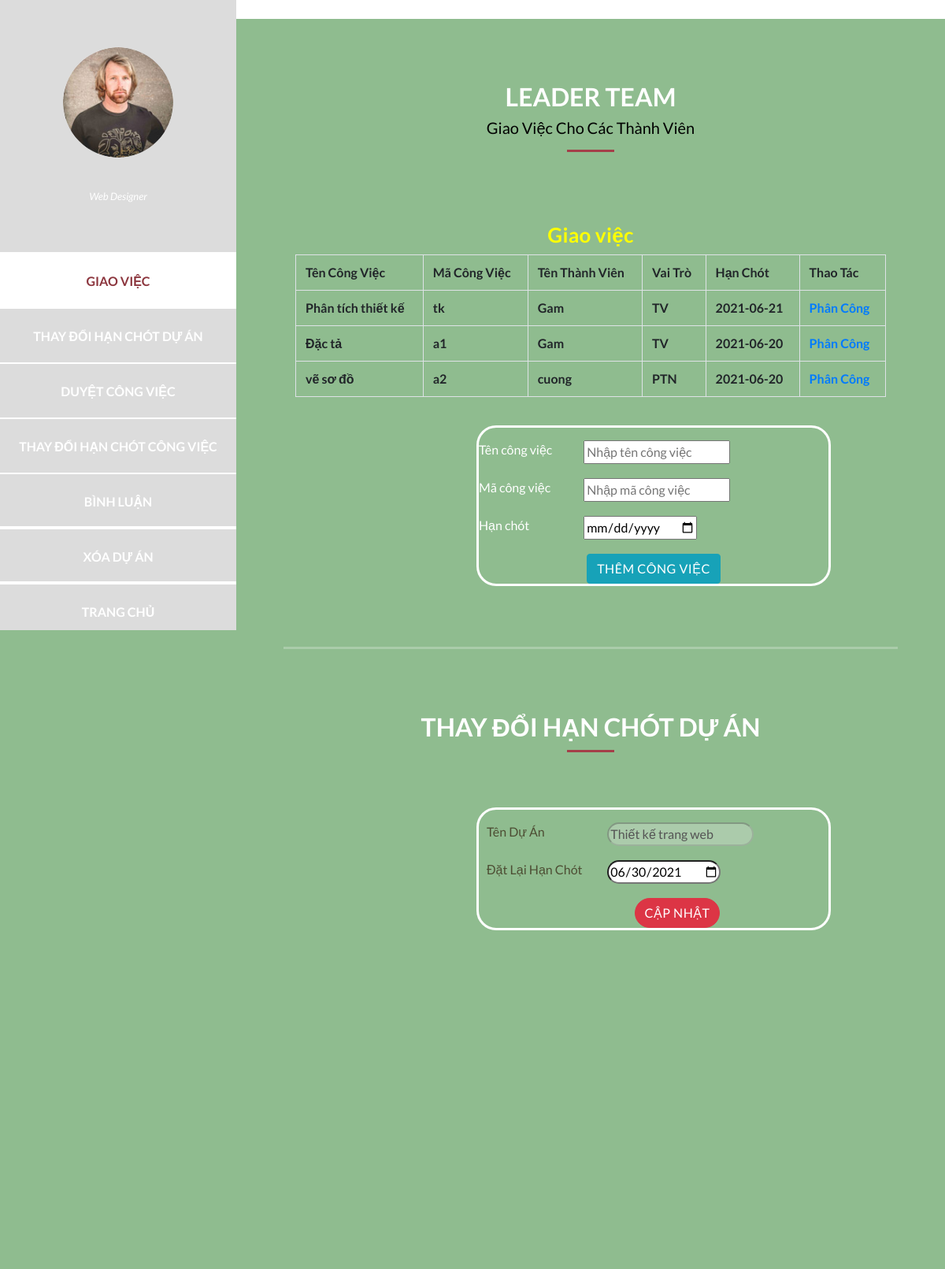
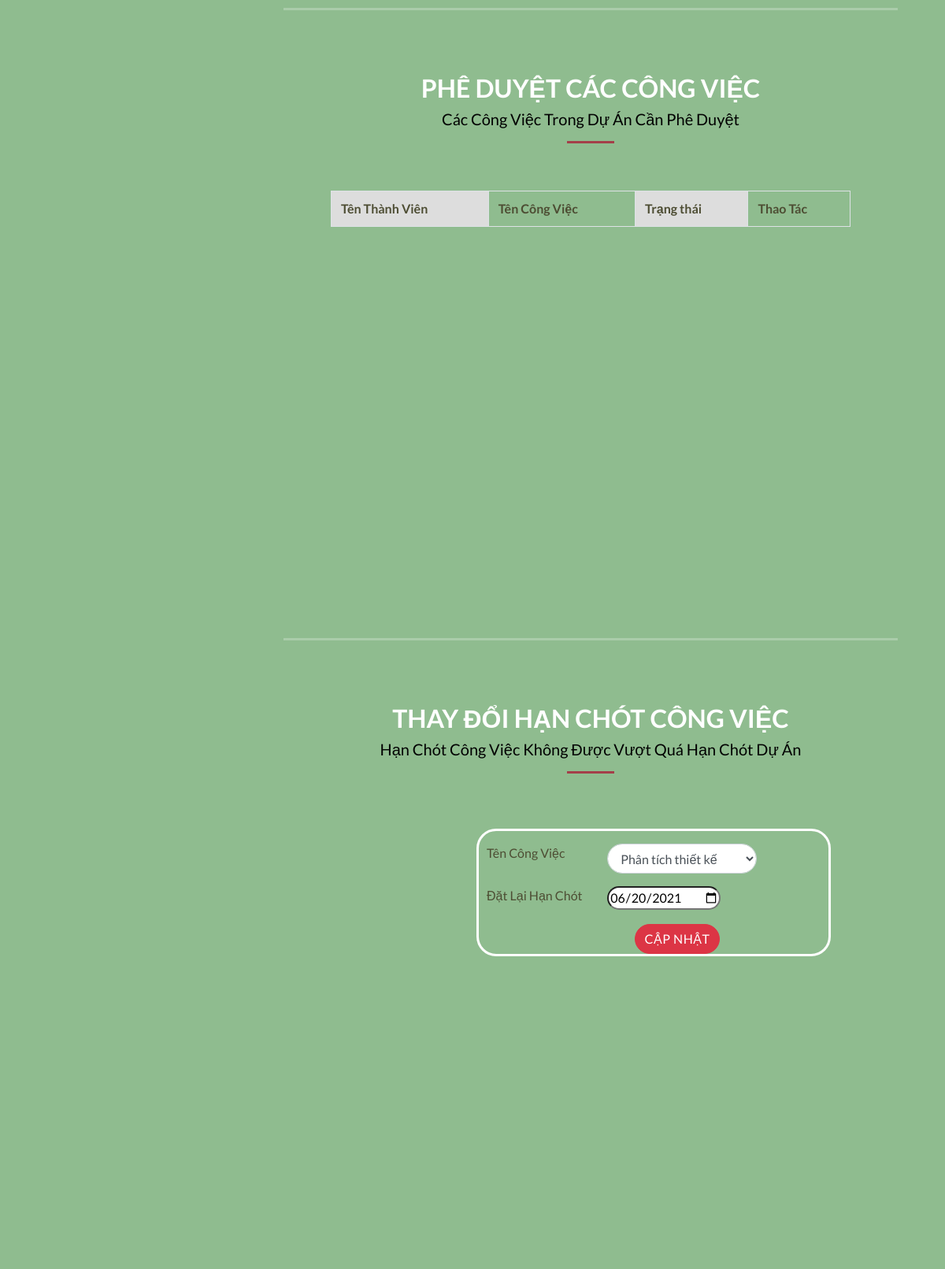
The page /QLDA_TN.php?id=DA1 (upper part) on the database its author committed (2 pictures, top to bottom).
### tables this page shows
CREATE TABLE `phancong` (
  `STT` int(11) NOT NULL,
  `PC_MaDuAn` varchar(50) NOT NULL,
  `PC_MaTTCN` varchar(50) DEFAULT NULL,
  `PC_MaCongViec` varchar(50) DEFAULT NULL,
  `PC_TrangThai` varchar(50) NOT NULL,
  `PC_MaVaiTro` varchar(50) DEFAULT NULL,
  `PC_HanChot` date NOT NULL
);

CREATE TABLE `congviec` (
  `CV_MaCongViec` varchar(50) NOT NULL,
  `CV_TenCongViec` text NOT NULL
);

CREATE TABLE `thongtincanhan` (
  `TTCN_MaTTCN` varchar(50) NOT NULL,
  `TTCN__TenDN` varchar(50) NOT NULL,
  `TTCN__Email` varchar(50) NOT NULL,
  `TTCN__Sdt` int(10) NOT NULL,
  `TTCN__GioiTinh` bit(10) NOT NULL,
  `TTCN__MK` varchar(10) NOT NULL
);

CREATE TABLE `duan` (
  `DA_MaDuAn` varchar(50) NOT NULL,
  `DA_TenDuAn` text NOT NULL,
  `DA_HanChotDA` date NOT NULL
);

### QLDA_TN.php (the view, shortened to what this page needs)
<?php
$servername = "localhost";
$username = "root";
$password = "";
$dbname = "quanliduan";
$id = $_GET['id'];
$conn = new mysqli($servername, $username, $password, $dbname);
$thongtincongviec = $conn->query("SELECT * FROM phancong p
                          join congviec c ON p.PC_MaCongViec = c.CV_MaCongViec
                          -- join thongtincanhan t ON p.PC_MaTTCN = t.TTCN_MaTTCN
                          WHERE PC_MaDuAn = '$id'");
$duan = $conn->query("SELECT * FROM duan join phancong on duan.DA_MaDuAn = phancong.PC_MaDuAn WHERE DA_MaDuAn LIKE '$id'");
$ketqua = $duan->fetch_assoc();
$congviec = $conn->query("SELECT * FROM congviec join phancong on congviec.CV_MaCongViec = phancong.PC_MaCongViec WHERE PC_MaDuAn = '$id'");
?>
<!DOCTYPE html>
<html lang="en">
<head>
  <link href="vendor/bootstrap/css/bootstrap.min.css" rel="stylesheet" />
  <link rel="stylesheet" href="assets/css/fontawesome.css" />
  <link rel="stylesheet" href="assets/css/templatemo-style.css" />
  <link rel="stylesheet" href="assets/css/owl.css" />
  <link rel="stylesheet" href="assets/css/lightbox.css" />
</head>
<body>
  <div id="page-wraper">
    <div class="responsive-nav">
      <div id="menu" class="menu" style="background: #DCDCDC;">
        <div class="container">
          <div class="image"><a href="#"><img src="assets/images/author-image.jpg" alt=""/></a></div>
            <div class="author-content">
              <span>Web Designer</span>
            </div>
            <nav class="main-nav" role="navigation">
                <ul class="main-menu">
                  <li><a href="#section1">GIAO VIỆC</a></li>
                  <li><a href="#section2">THAY ĐỔI HẠN CHÓT DỰ ÁN</a></li>
                  <li><a href="#section3">DUYỆT CÔNG VIỆC</a></li>
                  <li><a href="#section4">THAY ĐỔI HẠN CHÓT CÔNG VIỆC</a></li>
                  <li><a href="#section5">BÌNH LUẬN</a></li>
                </ul>
                <ul class="nospace inline pushright">
                  <li><a href="./QLDA_TN.php?id=<?php echo $_GET['id']?>&action=xoa&vt=<?php echo "TN"?>">XÓA DỰ ÁN</a></li>
              </ul>
                <ul class="nospace inline pushright">
                  <li><a href="./first.php">TRANG CHỦ</a></li>
                </ul>
            </nav>
        </div>
      </div>
    </div>
    <section class="section about-me" data-section="section1">
      <div class="container">
            <div class="section-heading">
              <h2 style="color: White;" >LEADER TEAM</h2>
              <p style="font-size: 20px;">Giao Việc Cho Các Thành Viên</p>
              <div class="line-dec"></div>
            </div>
            <div class="right-text">
              <h4 style="color: yellow; text-align: center;">Giao việc</h4>
              <table class="table table-bordered" id="TTCN" width="100%" cellspacing="100%">
                <tr>
                  <th>Tên Công Việc</th>
                  <th>Mã Công Việc</th>
                  <th>Tên Thành Viên</th>
                  <th>Vai Trò</th>
                  <th>Hạn Chót</th>
                  <th>Thao Tác</th>
                </tr>
                <tr>
                <?php while($rowCV = $thongtincongviec->fetch_assoc()){
                  $mattcn = $rowCV['PC_MaTTCN'];
                  $thongtincanhan = $conn->query("SELECT TTCN__TenDN FROM thongtincanhan WHERE TTCN_MaTTCN = '$mattcn'");
                  $rowTTCN = $thongtincanhan->fetch_assoc();
                ?>
                  <th><?php echo $rowCV['CV_TenCongViec']?></th>
                  <th><?php echo $rowCV['CV_MaCongViec']?></th>
                  <th><?php
                    if(mysqli_num_rows($thongtincanhan)>0) {
                      echo $rowTTCN['TTCN__TenDN'];
                    }
                  ?></th>
                  <th><?php echo $rowCV['PC_MaVaiTro']?></th>
                  <th><?php echo $rowCV['PC_HanChot']?></th>
                  <th><a href="./phancong.php?id=<?php echo $_GET['id']?>&cv=<?php echo $rowCV['CV_MaCongViec'] ?>&vt=<?php echo "PTN" ?>">Phân Công</a></th>
                </tr>
                <?php } ?>
              </table>
              <form action="" method="POST" style="border-style: solid; border-radius: 25px; border-size:500px;width:450px ;position:relative;top:20px; position:relative;left:230px;">
                  <div class="form-group" style="display:flex">
                    <div style= "width:30%"> <label>Tên công việc</label> </div>
                    <div style= "width:70%"> <input  type="text" name="tencv" placeholder="Nhập tên công việc"> </div>
                  </div>
                  <div class="form-group" style="display:flex">
                    <div style= "width:30%"> <label>Mã công việc</label> </div>
                    <div style= "width:70%"> <input type="text" name="macv" value ="" placeholder="Nhập mã công việc"></div>
                  </div>
                  <div class="form-group" style="display:flex">
                    <div style= "width:30%">  <label>Hạn chót</label></div>
                    <div style= "width:70%">  <input type="date" name="themhanchot" value ="" ></div>
                  </div>
                 <div style="text-align: center;"><button type="submit" class="btn btn-info" name="themcv">Thêm Công Việc</button></div>
              </form>
            </div>
      </div>
    </section>
    <section class="section my-services" data-section="section2">
      <div class="container">
        <div class="section-heading">
           <h2>THAY ĐỔI HẠN CHÓT DỰ ÁN</h2>
           <div class="line-dec"></div>
        </div>
        <form action="" method="POST" style="border-style: solid; border-radius: 25px; border-size:500px;width:450px ;position:relative;top:-20px; position:relative;left:230px;">
                <div class="form-group" style="display:flex">
                  <div style= " color:#4d4d33; width:30% ;position:relative;left:10px;"> <label>Tên Dự Án</label></div>
                  <div style= " width:70%;position:relative;left:30px;" > <input disabled style =" border-radius: 25px;" type="text" name="ten-duan" value = "<?php echo $ketqua['DA_TenDuAn'];?>" ></div>
                </div>
                <div class="form-group" style="display:flex">
                  <div style= "color:#4d4d33;width:30%;position:relative;left:10px;">  <label>Đặt Lại Hạn Chót</label></div>
                  <div style= "width:70%;position:relative;left:30px;">  <input style =" border-radius: 25px;" type="date" name="hanchot-duan" value ="<?php echo $ketqua['DA_HanChotDA'];?>"></div>
                </div>
                <div style="text-align: center;position:relative;left:30px;"><button style =" border-radius: 25px;"  type="submit" class="btn btn-danger" name="update-duan">Cập Nhật</button></div>
        </form>
      </div>
    </section>
                                                                <section class="section my-work" data-section="section3">
      <div class="container">
      <div class="section-heading">
             <h2>PHÊ DUYỆT CÁC CÔNG VIỆC</h2>
             <p style="font-size: 20px;">Các Công Việc Trong Dự Án Cần Phê Duyệt</p>
            <div class="line-dec"></div>
            <table class="table table-bordered" id="TTCN" width="100%" cellspacing="100%" style=" position:relative;top:50px;  ">
                <tr>
                  <th style="color:#4d4d33; background-color: #ddd;">Tên Thành Viên</th>
                  <th style="color:#4d4d33;">Tên Công Việc</th>
                  <th style="color:#4d4d33; background-color: #ddd;">Trạng thái</th>
                  <th style="color:#4d4d33;">Thao Tác</th>
                </tr>
              </table>
        </div>
      </div>
    </section>
    <section class="section contact-me" data-section="section4">
      <div class="container">
        <div class="section-heading">
             <h2>THAY ĐỔI HẠN CHÓT CÔNG VIỆC</h2>
             <p style="font-size: 20px;">Hạn Chót Công Việc Không Được Vượt Quá Hạn Chót Dự Án </p>
            <div class="line-dec"></div>
            </div>
            <form action="hanchotcv.php?id=<?php echo $_GET['id']?>" method="POST" style="border-style: solid; border-radius: 25px; border-size:500px;width:450px ;position:relative;top:-20px; position:relative;left:230px;">
                <div class="form-group" style="display:flex">
                  <div style= " color:#4d4d33; width:30% ;position:relative;left:10px;"> <label>Tên Công Việc</label></div>
                  <div style= " width:70%;position:relative;left:30px;" >
                    <select style =" border-radius: 25px; width: 190px;" name="macongviec" id="" class="form-control" required="required">
                      <?php while($rowmcv = $congviec ->fetch_assoc()) {?>
                        <option  value="<?php echo $rowmcv['CV_MaCongViec']?>"><?php echo $rowmcv['CV_TenCongViec']?></option>
                        <?php
                        $cv = $rowmcv['CV_MaCongViec'];
                        } ?>
                    </select>
                  </div>
                </div>
                <div class="form-group" style="display:flex">
                  <div style= "color:#4d4d33;width:30%;position:relative;left:10px;">  <label>Đặt Lại Hạn Chót</label></div>
                    <div style= "width:70%;position:relative;left:30px;">
                    <?php
                      $congviec1 = $conn->query("SELECT * FROM phancong WHERE PC_MaCongViec = '$cv' AND PC_MaDuAn = '$id'");
                      $congviec2 = $congviec1->fetch_assoc();
                    ?>
                      <input style =" border-radius: 25px;" type="date" name="hanchotcongviec" value ="<?php echo $congviec2['PC_HanChot']?>">
                    </div>
                </div>
                <div style="text-align: center;position:relative;left:30px;"><button style =" border-radius: 25px;"  type="submit" class="btn btn-danger" name="update-congviec">Cập Nhật</button></div>
        </form>
      </div>
    </section>
  </div>
</body>
</html>

### assets/css/templatemo-style.css (style rules this page uses)
body { font-family: 'Lato', sans-serif; }
#page-wraper { background-color:darkseagreen; -webkit-background-size: cover; -moz-background-size: cover; -o-background-size: cover; background-size: cover; width: 100%; }
body { overflow-x: hidden; }
input, select, textarea { outline: none; }
a, a:hover { text-decoration: none; }
p { font-size: 16px; line-height: 24px; color: black; }
h4 { font-size: 26px; font-weight: 700; color: black; letter-spacing: 0.25px; }
img { width: 100%; overflow: hidden; }
ul { padding: 0; margin: 0; list-style: none; }
ul li { display: inline-block; }
html { -webkit-box-sizing: border-box; -moz-box-sizing: border-box; box-sizing: border-box; }
*, *:before, *:after { -webkit-box-sizing: inherit; -moz-box-sizing: inherit; box-sizing: inherit; }
.container { margin: 0 auto; }
.main-nav { text-align: center; }
.main-nav li:last-child a { border-bottom: 2px solid rgb(255, 255, 255); }
.main-nav li { display: block; }
.main-nav li a { height: 70px; line-height: 70px; display: inline-block; font-size: 16px; font-weight: 700; color: #fff; width: 100%; transition: all 0.5s; border-top: 2px solid #fff; }
.main-nav li:hover a, .main-nav li.active a { background: #fff; color: #8c363e; }
.menu .image { margin-top: 60px; }
.menu .image img { width: 140px; height: 140px; border-radius: 50%; text-align: center; }
.menu .author-content { margin: 40px 0px 60px 0px; }
.menu .author-content span { font-size: 13px; font-style: italic; color: #fff; }
.menu:before, .menu:after { content: ""; display: table; }
.menu:after { clear: both; }
.menu a { text-decoration: none; color: inherit; }
.menu { text-align: center; }
.menu { left: 10%; -webkit-transition: -webkit-transform 233ms cubic-bezier(0, 0, 0.21, 1); -webkit-overflow-scrolling: touch; background-color: #a43f49; box-sizing: border-box; height: 100vh; max-height: 100vh !important; max-width: 80vw !important; min-width: 45px !important; outline: none; overflow-x: hidden !important; overflow-y: auto !important; padding: 0; position: fixed !important; top: calc(0px); width: 20%; will-change: transform; z-index: 9999 !important; }
.section { color: #fff; width: 55%; right: 10%; left: 35%; position: relative; min-height: 100vh; padding-bottom: 80px; border-bottom: 3px solid rgba(250, 250, 250, 0.25); }
.section-heading { text-align: center; padding: 80px 45px; }
.section-heading h2 { font-size: 32px; font-weight: 700; color: #fff; }
.section-heading .line-dec { width: 60px; height: 3px; background-color: #a43f49; margin: 10px auto; }
button { display: inline-block; padding: 10px 20px; background-color: #fff; color: #a43f49; font-size: 12px; font-weight: 800; letter-spacing: 0.5px; text-transform: uppercase; transition: all 0.5s; border: none; outline: none; cursor: pointer; }
section.my-work .section-heading { text-align: center; padding: 80px 45px 50px 45px; }
section.contact-me { border-bottom: none; }
@media screen and (max-width: 1680px) { .menu { left: 5%; } }
@media screen and (max-width: 1680px) { .section { color: #fff; width: 65%; right: 5%; left: 30%; } }
@media screen and (max-width: 1680px) and (min-width: 846px) { .menu .image { margin-top: 60px; } }
@media screen and (max-width: 1280px) { .menu { left: 0%; } }
.menu .container { padding-left: 0; padding-right: 0; }
@media screen and (max-width: 1280px) and (min-width: 846px) { .menu { width: 25%; } }

### rows shown on the page
phancong: PC_MaCongViec.CV_TenCongViec "Phân tích thiết kế", PC_MaCongViec.CV_MaCongViec "tk", PC_MaTTCN.TTCN__TenDN "Gam", PC_MaVaiTro "TV", PC_HanChot "2021-06-21"
phancong: PC_MaCongViec.CV_TenCongViec "Đặc tả", PC_MaCongViec.CV_MaCongViec "a1", PC_MaTTCN.TTCN__TenDN "Gam", PC_MaVaiTro "TV", PC_HanChot "2021-06-20"
phancong: PC_MaCongViec.CV_TenCongViec "vẽ sơ đồ", PC_MaCongViec.CV_MaCongViec "a2", PC_MaTTCN.TTCN__TenDN "cuong", PC_MaVaiTro "PTN", PC_HanChot "2021-06-20", hanchotcongviec "06/20/2021"
duan: ten-duan "Thiết kế trang web", hanchot-duan "06/30/2021"

### other values the page prints
form field macongviec "Phân tích thiết kế"
